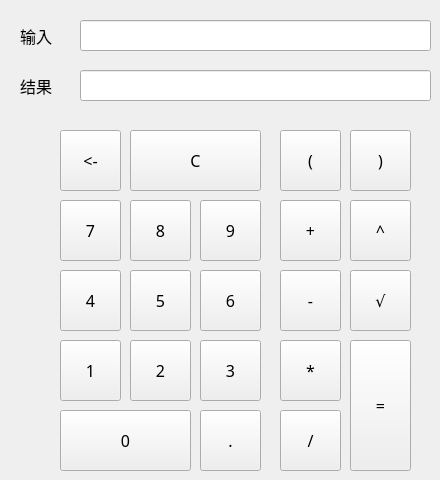
   <widget class="QWidget" name="tabStandard">
    <attribute name="title">
     <string>标准</string>
    </attribute>
    <widget class="QLabel" name="labelInput">
     <property name="geometry">
      <rect>
       <x>20</x>
       <y>20</y>
       <width>51</width>
       <height>31</height>
      </rect>
     </property>
     <property name="font">
      <font>
       <family>黑体</family>
       <pointsize>12</pointsize>
      </font>
     </property>
     <property name="text">
      <string>输入</string>
     </property>
    </widget>
    <widget class="QLineEdit" name="lineInput">
     <property name="geometry">
      <rect>
       <x>80</x>
       <y>20</y>
       <width>351</width>
       <height>31</height>
      </rect>
     </property>
    </widget>
    <widget class="QLabel" name="labelResult">
     <property name="geometry">
      <rect>
       <x>20</x>
       <y>70</y>
       <width>51</width>
       <height>31</height>
      </rect>
     </property>
     <property name="font">
      <font>
       <family>黑体</family>
       <pointsize>12</pointsize>
      </font>
     </property>
     <property name="text">
      <string>结果</string>
     </property>
    </widget>
    <widget class="QLineEdit" name="lineResult">
     <property name="geometry">
      <rect>
       <x>80</x>
       <y>70</y>
       <width>351</width>
       <height>31</height>
      </rect>
     </property>
    </widget>
    <widget class="QPushButton" name="btn7">
     <property name="geometry">
      <rect>
       <x>60</x>
       <y>200</y>
       <width>61</width>
       <height>61</height>
      </rect>
     </property>
     <property name="font">
      <font>
       <family>微软雅黑</family>
       <pointsize>12</pointsize>
      </font>
     </property>
     <property name="text">
      <string>7</string>
     </property>
    </widget>
    <widget class="QPushButton" name="btn8">
     <property name="geometry">
      <rect>
       <x>130</x>
       <y>200</y>
       <width>61</width>
       <height>61</height>
      </rect>
     </property>
     <property name="font">
      <font>
       <family>微软雅黑</family>
       <pointsize>12</pointsize>
      </font>
     </property>
     <property name="text">
      <string>8</string>
     </property>
    </widget>
    <widget class="QPushButton" name="btn5">
     <property name="geometry">
      <rect>
       <x>130</x>
       <y>270</y>
       <width>61</width>
       <height>61</height>
      </rect>
     </property>
     <property name="font">
      <font>
       <family>微软雅黑</family>
       <pointsize>12</pointsize>
      </font>
     </property>
     <property name="text">
      <string>5</string>
     </property>
    </widget>
    <widget class="QPushButton" name="btn3">
     <property name="geometry">
      <rect>
       <x>200</x>
       <y>340</y>
       <width>61</width>
       <height>61</height>
      </rect>
     </property>
     <property name="font">
      <font>
       <family>微软雅黑</family>
       <pointsize>12</pointsize>
      </font>
     </property>
     <property name="text">
      <string>3</string>
     </property>
    </widget>
    <widget class="QPushButton" name="btn2">
     <property name="geometry">
      <rect>
       <x>130</x>
       <y>340</y>
       <width>61</width>
       <height>61</height>
      </rect>
     </property>
     <property name="font">
      <font>
       <family>微软雅黑</family>
       <pointsize>12</pointsize>
      </font>
     </property>
     <property name="text">
      <string>2</string>
     </property>
    </widget>
    <widget class="QPushButton" name="btn6">
     <property name="geometry">
      <rect>
       <x>200</x>
       <y>270</y>
       <width>61</width>
       <height>61</height>
      </rect>
     </property>
     <property name="font">
      <font>
       <family>微软雅黑</family>
       <pointsize>12</pointsize>
      </font>
     </property>
     <property name="text">
      <string>6</string>
     </property>
    </widget>
    <widget class="QPushButton" name="btn9">
     <property name="geometry">
      <rect>
       <x>200</x>
       <y>200</y>
       <width>61</width>
       <height>61</height>
      </rect>
     </property>
     <property name="font">
      <font>
       <family>微软雅黑</family>
       <pointsize>12</pointsize>
      </font>
     </property>
     <property name="text">
      <string>9</string>
     </property>
    </widget>
    <widget class="QPushButton" name="btn0">
     <property name="geometry">
      <rect>
       <x>60</x>
       <y>410</y>
       <width>131</width>
       <height>61</height>
      </rect>
     </property>
     <property name="font">
      <font>
       <family>微软雅黑</family>
       <pointsize>12</pointsize>
      </font>
     </property>
     <property name="text">
      <string>0</string>
     </property>
    </widget>
    <widget class="QPushButton" name="btn1">
     <property name="geometry">
      <rect>
       <x>60</x>
       <y>340</y>
       <width>61</width>
       <height>61</height>
      </rect>
     </property>
     <property name="font">
      <font>
       <family>微软雅黑</family>
       <pointsize>12</pointsize>
      </font>
     </property>
     <property name="text">
      <string>1</string>
     </property>
    </widget>
    <widget class="QPushButton" name="btn4">
     <property name="geometry">
      <rect>
       <x>60</x>
       <y>270</y>
       <width>61</width>
       <height>61</height>
      </rect>
     </property>
     <property name="font">
      <font>
       <family>微软雅黑</family>
       <pointsize>12</pointsize>
      </font>
     </property>
     <property name="text">
      <string>4</string>
     </property>
    </widget>
    <widget class="QPushButton" name="btnMulti">
     <property name="geometry">
      <rect>
       <x>280</x>
       <y>340</y>
       <width>61</width>
       <height>61</height>
      </rect>
     </property>
     <property name="font">
      <font>
       <family>微软雅黑</family>
       <pointsize>12</pointsize>
      </font>
     </property>
     <property name="text">
      <string>*</string>
     </property>
    </widget>
    <widget class="QPushButton" name="btnSub">
     <property name="geometry">
      <rect>
       <x>280</x>
       <y>270</y>
       <width>61</width>
       <height>61</height>
      </rect>
     </property>
     <property name="font">
      <font>
       <family>微软雅黑</family>
       <pointsize>12</pointsize>
      </font>
     </property>
     <property name="text">
      <string>-</string>
     </property>
    </widget>
    <widget class="QPushButton" name="btnAdd">
     <property name="geometry">
      <rect>
       <x>280</x>
       <y>200</y>
       <width>61</width>
       <height>61</height>
      </rect>
     </property>
     <property name="font">
      <font>
       <family>微软雅黑</family>
       <pointsize>12</pointsize>
      </font>
     </property>
     <property name="text">
      <string>+</string>
     </property>
    </widget>
    <widget class="QPushButton" name="btnPoint">
     <property name="geometry">
      <rect>
       <x>200</x>
       <y>410</y>
       <width>61</width>
       <height>61</height>
      </rect>
     </property>
     <property name="font">
      <font>
       <family>微软雅黑</family>
       <pointsize>12</pointsize>
      </font>
     </property>
     <property name="text">
      <string>.</string>
     </property>
    </widget>
    <widget class="QPushButton" name="btnEqual">
     <property name="geometry">
      <rect>
       <x>350</x>
       <y>340</y>
       <width>61</width>
       <height>131</height>
      </rect>
     </property>
     <property name="font">
      <font>
       <family>微软雅黑</family>
       <pointsize>12</pointsize>
      </font>
     </property>
     <property name="text">
      <string>=</string>
     </property>
    </widget>
    <widget class="QPushButton" name="btnDiv">
     <property name="geometry">
      <rect>
       <x>280</x>
       <y>410</y>
       <width>61</width>
       <height>61</height>
      </rect>
     </property>
     <property name="font">
      <font>
       <family>微软雅黑</family>
       <pointsize>12</pointsize>
      </font>
     </property>
     <property name="text">
      <string>/</string>
     </property>
    </widget>
    <widget class="QPushButton" name="btnBack">
     <property name="geometry">
      <rect>
       <x>60</x>
       <y>130</y>
       <width>61</width>
       <height>61</height>
      </rect>
     </property>
     <property name="font">
      <font>
       <family>微软雅黑</family>
       <pointsize>12</pointsize>
      </font>
     </property>
     <property name="text">
      <string>&lt;-</string>
     </property>
    </widget>
    <widget class="QPushButton" name="btnClear">
     <property name="geometry">
      <rect>
       <x>130</x>
       <y>130</y>
       <width>131</width>
       <height>61</height>
      </rect>
     </property>
     <property name="font">
      <font>
       <family>微软雅黑</family>
       <pointsize>12</pointsize>
      </font>
     </property>
     <property name="text">
      <string>C</string>
     </property>
    </widget>
    <widget class="QPushButton" name="btnLeftBracket">
     <property name="geometry">
      <rect>
       <x>280</x>
       <y>130</y>
       <width>61</width>
       <height>61</height>
      </rect>
     </property>
     <property name="font">
      <font>
       <family>微软雅黑</family>
       <pointsize>12</pointsize>
      </font>
     </property>
     <property name="text">
      <string>(</string>
     </property>
    </widget>
    <widget class="QPushButton" name="btnRightBracket">
     <property name="geometry">
      <rect>
       <x>350</x>
       <y>130</y>
       <width>61</width>
       <height>61</height>
      </rect>
     </property>
     <property name="font">
      <font>
       <family>微软雅黑</family>
       <pointsize>12</pointsize>
      </font>
     </property>
     <property name="text">
      <string>)</string>
     </property>
    </widget>
    <widget class="QPushButton" name="btnSqrt">
     <property name="geometry">
      <rect>
       <x>350</x>
       <y>270</y>
       <width>61</width>
       <height>61</height>
      </rect>
     </property>
     <property name="font">
      <font>
       <family>微软雅黑</family>
       <pointsize>12</pointsize>
      </font>
     </property>
     <property name="text">
      <string>√</string>
     </property>
    </widget>
    <widget class="QPushButton" name="btnPower">
     <property name="geometry">
      <rect>
       <x>350</x>
       <y>200</y>
       <width>61</width>
       <height>61</height>
      </rect>
     </property>
     <property name="font">
      <font>
       <family>微软雅黑</family>
       <pointsize>12</pointsize>
      </font>
     </property>
     <property name="text">
      <string>^</string>
     </property>
     <property name="iconSize">
      <size>
       <width>20</width>
       <height>20</height>
      </size>
     </property>
    </widget>
   </widget>
